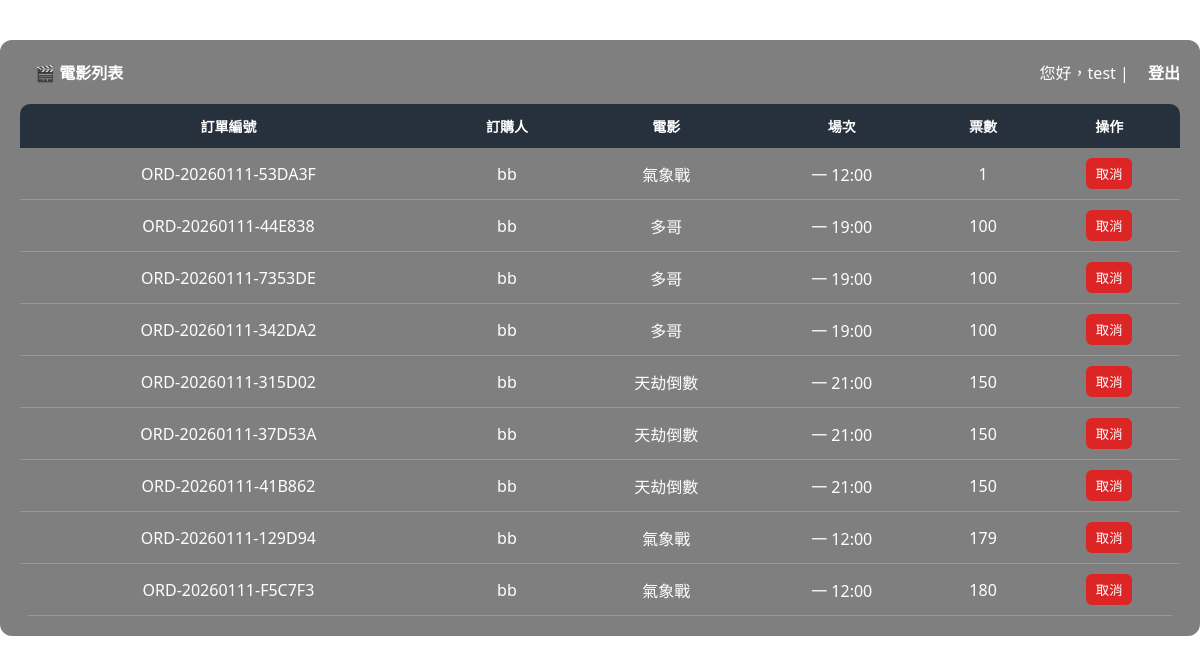
Page /order (signed in) on the committed database.
### tables this page shows
CREATE TABLE bookings (
            id INTEGER PRIMARY KEY AUTOINCREMENT,
            order_no TEXT UNIQUE,
            showtime_id INTEGER NOT NULL,
            customer_name TEXT NOT NULL,
            tickets INTEGER NOT NULL,
            created_at TEXT DEFAULT CURRENT_TIMESTAMP,
            FOREIGN KEY (showtime_id) REFERENCES showtimes(id)
        );

CREATE TABLE movies (
            id INTEGER PRIMARY KEY AUTOINCREMENT,
            title TEXT NOT NULL,
            poster_url TEXT,
            total_seats INTEGER DEFAULT 100
        );

CREATE TABLE showtimes (
            id INTEGER PRIMARY KEY AUTOINCREMENT,
            movie_id INTEGER NOT NULL,
            weekday TEXT NOT NULL,
            time TEXT NOT NULL,
            total_seats INTEGER DEFAULT 100,
            FOREIGN KEY (movie_id) REFERENCES movies(id)
        );

### app.py (the view)
@app.route("/order", methods=["GET", "POST"])
def order():
    db = get_db()
    results = []
    searched = False
    if request.method == "POST" and not session.get("username"):
        order_no = request.form.get("order_no", "").strip()
        searched = True
        if order_no:
            results = db.execute("""
                SELECT o.order_no, o.customer_name, o.tickets, m.title, s.time AS showtime
                FROM bookings o
                JOIN showtimes s ON o.showtime_id = s.id
                JOIN movies m ON s.movie_id = m.id
                WHERE o.order_no = ?
            """, (order_no,)).fetchall()
            results = [dict(r) for r in results]
            for r in results:
                dt = datetime.strptime(r['showtime'], "%H:%M")
                r['weekday'] = ["一","二","三","四","五","六","日"][dt.weekday()]
    elif session.get("username"):
        user_name = session.get("username")
        results = db.execute("""
            SELECT o.order_no, o.customer_name, o.tickets, m.title, s.time AS showtime
            FROM bookings o
            JOIN showtimes s ON o.showtime_id = s.id
            JOIN movies m ON s.movie_id = m.id
            WHERE o.customer_name = ?
        """, (user_name,)).fetchall()
        results = [dict(r) for r in results]
        for r in results:
            dt = datetime.strptime(r['showtime'], "%H:%M")
            r['weekday'] = ["一","二","三","四","五","六","日"][dt.weekday()]
    return render_template("order.html", results=results, searched=searched)

### app.py (called while the page is built)
def get_db():
    if "db" not in g:
        g.db = sqlite3.connect(DATABASE)
        g.db.row_factory = sqlite3.Row
    return g.db

### templates/order.html (shortened to what this page needs)
<!DOCTYPE html>
<html lang="zh-TW">
<head>
</head>
<body>
<div class="container">
    <div class="navbar">
        <div><a href="/">🎬 電影列表</a></div>
        <div>
            {% if session.full_name %}
                您好，{{ session.full_name }} | <a href="/logout">登出</a>
            {% else %}
                <a href="/register">註冊</a>
                <a href="/login">登入</a>
            {% endif %}
        </div>
    </div>
    <div id="order-results">
        {% if results is defined %}
            {% if results|length > 0 %}
                <table>
                    <tr>
                        <th>訂單編號</th>
                        <th>訂購人</th>
                        <th>電影</th>
                        <th>場次</th>
                        <th>票數</th>
                        <th>操作</th>
                    </tr>
                    {% for r in results %}
                    <tr>
                        <td>{{ r.order_no }}</td>
                        <td>{{ r.customer_name }}</td>
                        <td>{{ r.title }}</td>
                        <td>{{ r.weekday }} {{ r.showtime }}</td>
                        <td>{{ r.tickets }}</td>
                        <td>
                            <form class="delete-form" data-order-no="{{ r.order_no }}">
                                <button type="button" class="delete-btn">取消</button>
                            </form>
                        </td>
                    </tr>
                    {% endfor %}
                </table>
            {% endif %}
        {% endif %}
    </div>
</div>
</body>
</html>

### templates/order.html (style rules this page uses)
body { margin:0; font-family:"Segoe UI", Arial, sans-serif; min-height:100vh; background:url('https://images.unsplash.com/photo-1524985069026-dd778a71c7b4?auto=format&fit=crop&w=1470&q=80') no-repeat center center fixed; background-size:cover; color:white; }
body::before { content:""; position:fixed; inset:0; background:inherit; filter:blur(12px) brightness(0.5); z-index:-1; }
.container { position:relative; z-index:1; max-width:1200px; margin:40px auto; padding:20px; background:rgba(0,0,0,0.5); border-radius:12px; }
.navbar { display:flex; justify-content:space-between; align-items:center; margin-bottom:20px; }
.navbar a, .navbar span { color:white; text-decoration:none; font-weight:bold; margin-left:15px; }
table { width:100%; border-collapse:collapse; border-radius:10px; overflow:hidden; }
th { background-color:rgba(31,41,55,0.9); color:white; padding:12px; font-size:14px; }
td { padding:10px; text-align:center; border-bottom:1px solid rgba(255,255,255,0.2); }
.delete-btn { background-color:#dc2626; color:white; border:none; padding:6px 10px; border-radius:6px; cursor:pointer; }

### rows in the picture
bookings: order_no "ORD-20260111-53DA3F", customer_name "bb", title "氣象戰", weekday "一", showtime "12:00", tickets "1"
bookings: order_no "ORD-20260111-44E838", customer_name "bb", title "多哥", weekday "一", showtime "19:00", tickets "100"
bookings: order_no "ORD-20260111-7353DE", customer_name "bb", title "多哥", weekday "一", showtime "19:00", tickets "100"
bookings: order_no "ORD-20260111-342DA2", customer_name "bb", title "多哥", weekday "一", showtime "19:00", tickets "100"
bookings: order_no "ORD-20260111-315D02", customer_name "bb", title "天劫倒數", weekday "一", showtime "21:00", tickets "150"
bookings: order_no "ORD-20260111-37D53A", customer_name "bb", title "天劫倒數", weekday "一", showtime "21:00", tickets "150"
bookings: order_no "ORD-20260111-41B862", customer_name "bb", title "天劫倒數", weekday "一", showtime "21:00", tickets "150"
bookings: order_no "ORD-20260111-129D94", customer_name "bb", title "氣象戰", weekday "一", showtime "12:00", tickets "179"
bookings: order_no "ORD-20260111-F5C7F3", customer_name "bb", title "氣象戰", weekday "一", showtime "12:00", tickets "180"

### other values in the picture
{{ session.full_name }} "test"
